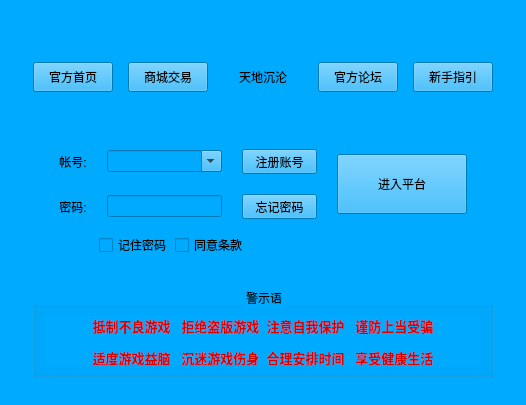
<?xml version="1.0" encoding="UTF-8"?>
<ui version="4.0">
 <class>LoginUI</class>
 <widget class="QWidget" name="LoginUI">
  <property name="geometry">
   <rect>
    <x>0</x>
    <y>0</y>
    <width>526</width>
    <height>405</height>
   </rect>
  </property>
  <property name="windowTitle">
   <string>Dialog</string>
  </property>
  <property name="styleSheet">
   <string notr="true">background-color: rgb(0, 170, 255);</string>
  </property>
  <layout class="QGridLayout" name="gridLayout_2">
   <item row="1" column="0">
    <layout class="QGridLayout" name="gridLayout">
     <item row="1" column="1">
      <layout class="QHBoxLayout" name="horizontalLayout_5">
       <item>
        <spacer name="horizontalSpacer">
         <property name="orientation">
          <enum>Qt::Horizontal</enum>
         </property>
         <property name="sizeType">
          <enum>QSizePolicy::Maximum</enum>
         </property>
         <property name="sizeHint" stdset="0">
          <size>
           <width>40</width>
           <height>40</height>
          </size>
         </property>
        </spacer>
       </item>
       <item>
        <widget class="QCheckBox" name="checkBoxForget">
         <property name="minimumSize">
          <size>
           <width>70</width>
           <height>18</height>
          </size>
         </property>
         <property name="maximumSize">
          <size>
           <width>70</width>
           <height>18</height>
          </size>
         </property>
         <property name="text">
          <string>记住密码</string>
         </property>
        </widget>
       </item>
       <item>
        <widget class="QCheckBox" name="checkBoxAgreed">
         <property name="minimumSize">
          <size>
           <width>70</width>
           <height>18</height>
          </size>
         </property>
         <property name="maximumSize">
          <size>
           <width>70</width>
           <height>18</height>
          </size>
         </property>
         <property name="text">
          <string>同意条款</string>
         </property>
        </widget>
       </item>
       <item>
        <spacer name="horizontalSpacer_2">
         <property name="orientation">
          <enum>Qt::Horizontal</enum>
         </property>
         <property name="sizeHint" stdset="0">
          <size>
           <width>40</width>
           <height>20</height>
          </size>
         </property>
        </spacer>
       </item>
      </layout>
     </item>
     <item row="0" column="1">
      <layout class="QHBoxLayout" name="horizontalLayout">
       <property name="spacing">
        <number>20</number>
       </property>
       <property name="sizeConstraint">
        <enum>QLayout::SetFixedSize</enum>
       </property>
       <item>
        <layout class="QVBoxLayout" name="verticalLayout_2">
         <item>
          <layout class="QHBoxLayout" name="horizontalLayout_2">
           <item>
            <widget class="QLabel" name="label">
             <property name="text">
              <string>帐号:</string>
             </property>
             <property name="alignment">
              <set>Qt::AlignCenter</set>
             </property>
            </widget>
           </item>
           <item>
            <widget class="QComboBox" name="comboBoxName">
             <property name="minimumSize">
              <size>
               <width>115</width>
               <height>22</height>
              </size>
             </property>
             <property name="maximumSize">
              <size>
               <width>115</width>
               <height>22</height>
              </size>
             </property>
             <property name="editable">
              <bool>true</bool>
             </property>
             <property name="maxCount">
              <number>1000</number>
             </property>
             <property name="duplicatesEnabled">
              <bool>false</bool>
             </property>
            </widget>
           </item>
           <item>
            <widget class="QPushButton" name="pushButtonRegist">
             <property name="minimumSize">
              <size>
               <width>75</width>
               <height>25</height>
              </size>
             </property>
             <property name="maximumSize">
              <size>
               <width>75</width>
               <height>25</height>
              </size>
             </property>
             <property name="text">
              <string>注册账号</string>
             </property>
            </widget>
           </item>
          </layout>
         </item>
         <item>
          <layout class="QHBoxLayout" name="horizontalLayout_3">
           <item>
            <widget class="QLabel" name="label_2">
             <property name="text">
              <string>密码:</string>
             </property>
             <property name="alignment">
              <set>Qt::AlignCenter</set>
             </property>
            </widget>
           </item>
           <item>
            <widget class="QLineEdit" name="lineEditPassword">
             <property name="minimumSize">
              <size>
               <width>115</width>
               <height>22</height>
              </size>
             </property>
             <property name="maximumSize">
              <size>
               <width>115</width>
               <height>22</height>
              </size>
             </property>
             <property name="inputMethodHints">
              <set>Qt::ImhHiddenText|Qt::ImhNoAutoUppercase|Qt::ImhNoPredictiveText|Qt::ImhSensitiveData</set>
             </property>
             <property name="inputMask">
              <string/>
             </property>
             <property name="frame">
              <bool>true</bool>
             </property>
             <property name="echoMode">
              <enum>QLineEdit::Password</enum>
             </property>
             <property name="placeholderText">
              <string/>
             </property>
             <property name="cursorMoveStyle">
              <enum>Qt::VisualMoveStyle</enum>
             </property>
             <property name="clearButtonEnabled">
              <bool>false</bool>
             </property>
            </widget>
           </item>
           <item>
            <widget class="QPushButton" name="pushButtonForget">
             <property name="maximumSize">
              <size>
               <width>75</width>
               <height>25</height>
              </size>
             </property>
             <property name="text">
              <string>忘记密码</string>
             </property>
            </widget>
           </item>
          </layout>
         </item>
        </layout>
       </item>
       <item>
        <widget class="QPushButton" name="pushButtonEnter">
         <property name="minimumSize">
          <size>
           <width>130</width>
           <height>60</height>
          </size>
         </property>
         <property name="maximumSize">
          <size>
           <width>130</width>
           <height>60</height>
          </size>
         </property>
         <property name="text">
          <string>进入平台</string>
         </property>
        </widget>
       </item>
      </layout>
     </item>
     <item row="0" column="0">
      <spacer name="horizontalSpacer_3">
       <property name="orientation">
        <enum>Qt::Horizontal</enum>
       </property>
       <property name="sizeHint" stdset="0">
        <size>
         <width>40</width>
         <height>20</height>
        </size>
       </property>
      </spacer>
     </item>
     <item row="0" column="2">
      <spacer name="horizontalSpacer_4">
       <property name="orientation">
        <enum>Qt::Horizontal</enum>
       </property>
       <property name="sizeHint" stdset="0">
        <size>
         <width>40</width>
         <height>20</height>
        </size>
       </property>
      </spacer>
     </item>
    </layout>
   </item>
   <item row="2" column="0">
    <layout class="QHBoxLayout" name="horizontalLayout_4">
     <item>
      <widget class="QGroupBox" name="groupBox">
       <property name="minimumSize">
        <size>
         <width>460</width>
         <height>90</height>
        </size>
       </property>
       <property name="maximumSize">
        <size>
         <width>460</width>
         <height>90</height>
        </size>
       </property>
       <property name="styleSheet">
        <string notr="true"/>
       </property>
       <property name="title">
        <string>警示语</string>
       </property>
       <property name="alignment">
        <set>Qt::AlignCenter</set>
       </property>
       <layout class="QVBoxLayout" name="verticalLayout">
        <item>
         <widget class="QLabel" name="label_3">
          <property name="styleSheet">
           <string notr="true"/>
          </property>
          <property name="text">
           <string>&lt;!DOCTYPE HTML PUBLIC &quot;-//W3C//DTD HTML 4.0//EN&quot; &quot;http://www.w3.org/TR/REC-html40/strict.dtd&quot;&gt;
&lt;html&gt;&lt;head&gt;&lt;meta name=&quot;qrichtext&quot; content=&quot;1&quot; /&gt;&lt;style type=&quot;text/css&quot;&gt;
p, li { white-space: pre-wrap; }
&lt;/style&gt;&lt;/head&gt;&lt;body style=&quot; font-family:'SimSun'; font-size:9pt; font-weight:400; font-style:normal;&quot;&gt;
&lt;p align=&quot;center&quot; style=&quot; margin-top:12px; margin-bottom:12px; margin-left:0px; margin-right:0px; -qt-block-indent:0; text-indent:0px;&quot;&gt;&lt;span style=&quot; font-size:10pt; font-weight:600; color:#d90000;&quot;&gt;抵制不良游戏   拒绝盗版游戏  注意自我保护   谨防上当受骗&lt;/span&gt;&lt;/p&gt;
&lt;p align=&quot;center&quot; style=&quot; margin-top:12px; margin-bottom:12px; margin-left:0px; margin-right:0px; -qt-block-indent:0; text-indent:0px;&quot;&gt;&lt;span style=&quot; font-size:10pt; font-weight:600; color:#d90000;&quot;&gt;适度游戏益脑   沉迷游戏伤身  合理安排时间   享受健康生活&lt;/span&gt;&lt;/p&gt;&lt;/body&gt;&lt;/html&gt;</string>
          </property>
          <property name="scaledContents">
           <bool>false</bool>
          </property>
          <property name="alignment">
           <set>Qt::AlignCenter</set>
          </property>
         </widget>
        </item>
       </layout>
      </widget>
     </item>
    </layout>
   </item>
   <item row="0" column="0">
    <widget class="QFrame" name="horizontalFrame_6">
     <property name="minimumSize">
      <size>
       <width>0</width>
       <height>100</height>
      </size>
     </property>
     <property name="maximumSize">
      <size>
       <width>16777215</width>
       <height>100</height>
      </size>
     </property>
     <layout class="QHBoxLayout" name="horizontalLayout_6">
      <property name="spacing">
       <number>15</number>
      </property>
      <item>
       <spacer name="horizontalSpacer_5">
        <property name="orientation">
         <enum>Qt::Horizontal</enum>
        </property>
        <property name="sizeHint" stdset="0">
         <size>
          <width>40</width>
          <height>20</height>
         </size>
        </property>
       </spacer>
      </item>
      <item>
       <widget class="QPushButton" name="pushButton_Home">
        <property name="minimumSize">
         <size>
          <width>80</width>
          <height>30</height>
         </size>
        </property>
        <property name="maximumSize">
         <size>
          <width>80</width>
          <height>30</height>
         </size>
        </property>
        <property name="text">
         <string>官方首页</string>
        </property>
       </widget>
      </item>
      <item>
       <widget class="QPushButton" name="pushButton_shop">
        <property name="minimumSize">
         <size>
          <width>80</width>
          <height>30</height>
         </size>
        </property>
        <property name="maximumSize">
         <size>
          <width>80</width>
          <height>30</height>
         </size>
        </property>
        <property name="text">
         <string>商城交易</string>
        </property>
       </widget>
      </item>
      <item>
       <widget class="QLabel" name="label_4">
        <property name="minimumSize">
         <size>
          <width>80</width>
          <height>0</height>
         </size>
        </property>
        <property name="text">
         <string>天地沉沦</string>
        </property>
        <property name="alignment">
         <set>Qt::AlignCenter</set>
        </property>
       </widget>
      </item>
      <item>
       <widget class="QPushButton" name="pushButton_forum">
        <property name="minimumSize">
         <size>
          <width>80</width>
          <height>30</height>
         </size>
        </property>
        <property name="maximumSize">
         <size>
          <width>80</width>
          <height>30</height>
         </size>
        </property>
        <property name="text">
         <string>官方论坛</string>
        </property>
       </widget>
      </item>
      <item>
       <widget class="QPushButton" name="pushButton_Newbie">
        <property name="minimumSize">
         <size>
          <width>80</width>
          <height>30</height>
         </size>
        </property>
        <property name="maximumSize">
         <size>
          <width>80</width>
          <height>30</height>
         </size>
        </property>
        <property name="text">
         <string>新手指引</string>
        </property>
       </widget>
      </item>
      <item>
       <spacer name="horizontalSpacer_6">
        <property name="orientation">
         <enum>Qt::Horizontal</enum>
        </property>
        <property name="sizeHint" stdset="0">
         <size>
          <width>40</width>
          <height>20</height>
         </size>
        </property>
       </spacer>
      </item>
     </layout>
    </widget>
   </item>
  </layout>
 </widget>
 <tabstops>
  <tabstop>comboBoxName</tabstop>
  <tabstop>lineEditPassword</tabstop>
  <tabstop>checkBoxAgreed</tabstop>
  <tabstop>checkBoxForget</tabstop>
  <tabstop>pushButtonRegist</tabstop>
  <tabstop>pushButtonForget</tabstop>
  <tabstop>pushButton_shop</tabstop>
  <tabstop>pushButton_forum</tabstop>
 </tabstops>
 <resources/>
 <connections/>
</ui>
